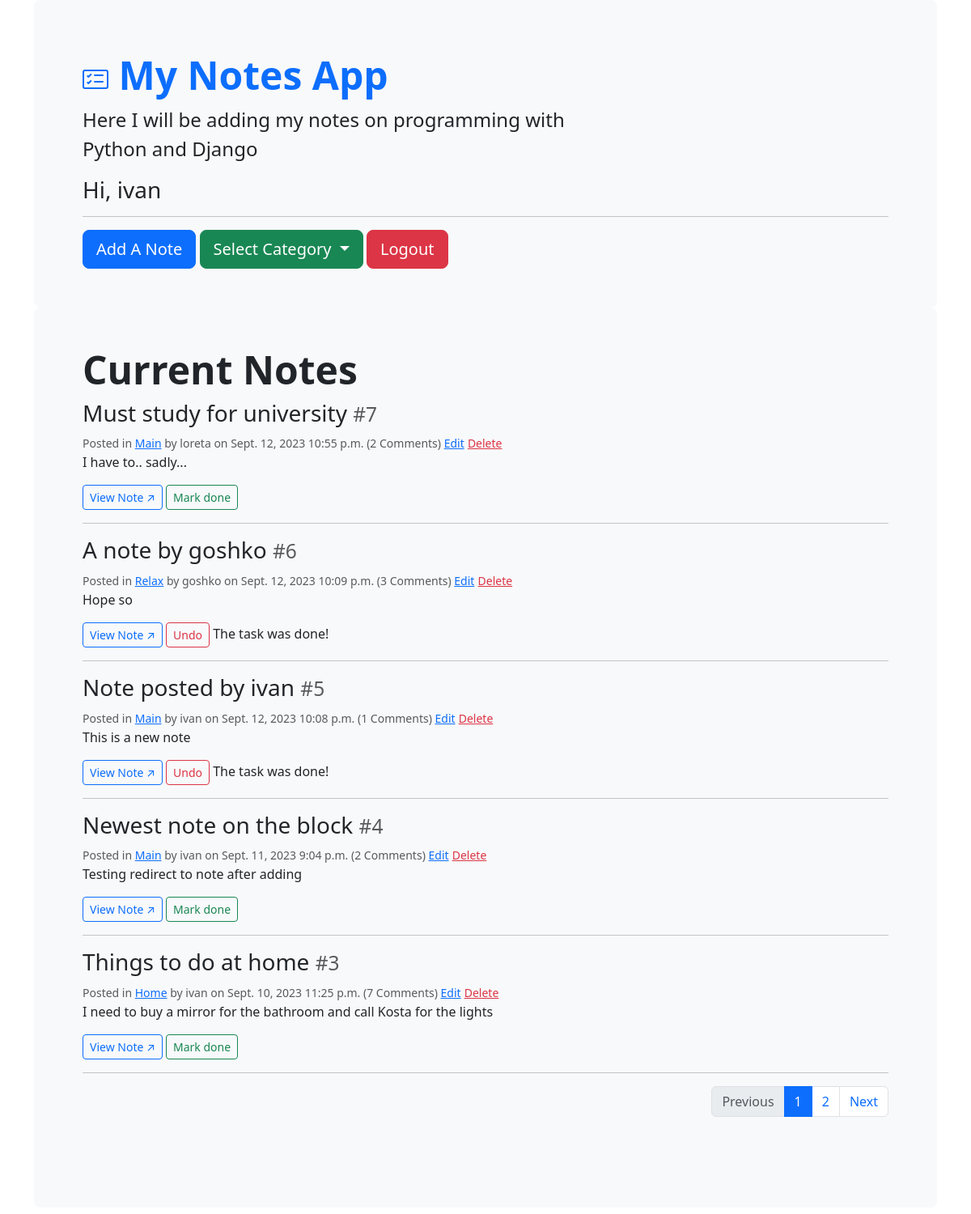
The app's page / (signed in) with its own data.
### notes_app/models.py (models this page shows, shortened)
class Notes(models.Model):
    category = models.ForeignKey(Categories, on_delete=models.CASCADE, null=True)
    title = models.CharField(max_length=255)
    note = models.TextField()
    date = models.DateField(auto_now_add=True)
    time = models.TimeField(auto_now_add=True)
    done = models.BooleanField(default=False)
    posted_by = models.ForeignKey(User, on_delete=models.CASCADE, null=True)

class Categories(models.Model):
    name = models.CharField(max_length=125)
    description = models.CharField(max_length=255)
    def __str__(self):
        return self.name

### notes_app/views.py (the view)
# urls.py: path('', views.my_notes, name='index'),
def my_notes(request, category = None, done = None):
    all_notes = Notes.objects.order_by('-date', '-time')
    if category:
        category_is = get_object_or_404(Categories, name=category)
        all_notes = all_notes.filter(category__name=category_is)
    if done:
        if done == 'done':
            all_notes = all_notes.filter(done=True)
        elif done == 'pending':
            all_notes = all_notes.filter(done=False)
    page = request.GET.get('page', 1)
    paginator = Paginator(all_notes, 5)
    try:
        all_notes = paginator.page(page)
    except PageNotAnInteger:
        all_notes = paginator.page(1)
    except EmptyPage:
        all_notes = paginator.page(paginator.num_pages)
    notes_html = {
        'all_notes': all_notes,
        'categories': Categories.objects.all(),
        'current_category': category
    }
    return render(request, 'notes_app/my_notes.html', notes_html)

### notes_app/templatetags/templ_tags.py (called while the page is built)
@register.filter(name='replace_tag')
def replace_tag(value, arg):
    return value.replace(arg, '')

@register.simple_tag
def comment_count(note):
    return Comments.objects.filter(comment_id=note).count()

### templates/notes_app/my_notes.html (shortened to what this page needs)
{% extends 'base.html' %}
{% load templ_tags %}
{% block content %}
<div class="p-5 pt-3 pb-0 bg-body-tertiary bg-light rounded-3" bis_skin_checked="1">
    <div class="container-fluid py-5" bis_skin_checked="1">
        <h1 class="display-5 fw-bold text-primary">
            <a href="{% url 'notes_app:my_notes' %}">
                </a>
            My Notes App
        </h1>
        <p class="col-md-8 fs-4">Here I will be adding my notes on programming with Python and Django</p>
        {% if user.is_authenticated %}
        <h3>Hi, {{ user }}</h3>
        <hr/>
        <a href="{% url 'notes_app:add_note' %}" class="btn btn-primary btn-lg" type="button">Add A Note</a>
        <button class="btn btn-success btn-lg dropdown-toggle" type="button" id="dropdownMenuButton"
                data-bs-toggle="dropdown" aria-haspopup="true" aria-expanded="false">
            {% if current_category %}
            {{ current_category }}
            {% else %}
            Select Category
            {% endif %}
        </button>
        <a href="{% url 'user_profile:logout' %}" class="btn btn-danger btn-lg">Logout</a>
        {% endif %}
    </div>
</div>
<div class="p-5 pt-0 mb-2 bg-body-tertiary rounded-3" bis_skin_checked="1">
    <div class="container-fluid py-5" bis_skin_checked="1">
        <h1 class="display-5 fw-bold">Current Notes</h1>
        {% if user.is_authenticated %}
        {% if all_notes %}
        {% for note in all_notes %}
        <h3>{{ note.title|replace_tag:'shit' }} <small class="text-muted">#{{ note.id }}</small></h3>
        <small class="text-muted">Posted in <a href="{% url 'notes_app:filter_notes' category=note.category %}">
            {{ note.category }}</a>
            by {{ note.posted_by }}
            on {{ note.date }} {{ note.time }}
            ({% comment_count note %} Comments)
            <a href="{% url 'notes_app:update_note' note_id=note.id %}">Edit</a></small>
        <small><a href="{% url 'notes_app:delete_note' note_id=note.id %}" class="text-danger">Delete</a></small>
        <p>{{ note.note }}</p>
        <a class="btn btn-outline-primary btn-sm" href="{% url 'notes_app:note' note_id=note.id %}">View Note ↗</a>
        {% if note.done %}
        <a class="btn btn-outline-danger btn-sm" href="{% url 'notes_app:update_note_done' note_id=note.id %}">Undo</a>
        The task was done!
        {% else %}
        <a class="btn btn-outline-success btn-sm" href="{% url 'notes_app:update_note_done' note_id=note.id %}">Mark
            done</a>
        {% endif %}
        <hr/>
        {% endfor %}
        {% if all_notes.has_other_pages %}
        <nav aria-label="Page navigation example">
            <ul class="pagination justify-content-end">
                {% if all_notes.has_previous %}
                <li class="page-item"><a class="page-link" href="?page={{ all_notes.previous_page_number }}">Previous</a></li>
                {% else %}
                <li class="disabled page-item"><a class="page-link"><span>Previous</span></a></li>
                {% endif %}
                {% for i in all_notes.paginator.page_range %}
                {% if all_notes.number == i %}
                <li class="active page-item"><a class="page-link"><span>{{ i }}</span></a></li>
                {% else %}
                <li class="page-item"><a class="page-link" href="?page={{ i }}">{{ i }}</a></li>
                {% endif %}
                {% endfor %}
                {% if all_notes.has_next %}
                <li class="page-item"><a class="page-link" href="?page={{ all_notes.next_page_number }}">Next</a></li>
                {% else %}
                <li class="disabled page-item"><a class="page-link"><span>Next</span></a></li>
                {% endif %}
            </ul>
        </nav>
        {% endif %}
        {% else %}
        <p>Nothing here..</p>
        {% endif %}
        {% else %}
        <p>Notes available only to logged in users. Please <a href="{% url 'user_profile:login' %}">login</a> or
            <a href="{% url 'user_profile:register' %}">register</a>.</p>
        {% endif %}
    </div>
</div>
{% endblock %}

### templates/base.html (shortened to what this page needs)
<!DOCTYPE html>
<html>
<head>
    {% load bootstrap5 %}
    {% bootstrap_css %}
</head>
<body>
<div class="container-lg">
    {% block content %}
    {% endblock %}
</div>
</body>
</html>

### records on screen
Notes: title "Must study for university", id "7", category "Main", posted_by "loreta", date "Sept. 12, 2023", time "10:55 p.m.", id "2", note "I have to.. sadly...", done "Mark done"
Notes: title "A note by goshko", id "6", category "Relax", posted_by "goshko", date "Sept. 12, 2023", time "10:09 p.m.", id "3", note "Hope so", done "Undo"
Notes: title "Note posted by ivan", id "5", category "Main", posted_by "ivan", date "Sept. 12, 2023", time "10:08 p.m.", id "1", note "This is a new note", done "Undo"
Notes: title "Newest note on the block", id "4", category "Main", posted_by "ivan", date "Sept. 11, 2023", time "9:04 p.m.", id "2", note "Testing redirect to note after adding", done "Mark done"
Notes: title "Things to do at home", id "3", category "Home", posted_by "ivan", date "Sept. 10, 2023", time "11:25 p.m.", id "7", note "I need to buy a mirror for the bathroom and call Kosta for the lights", done "Mark done"

### other values on screen
{{ user }} "ivan"
{{ i }} "1"
{{ i }} "2"
